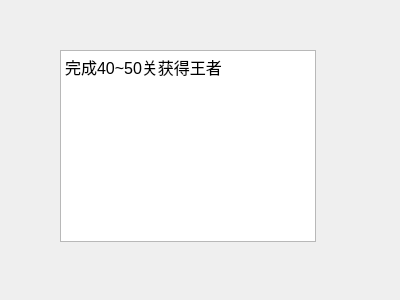
<?xml version="1.0" encoding="UTF-8"?>
<ui version="4.0">
 <class>level_5</class>
 <widget class="QWidget" name="level_5">
  <property name="geometry">
   <rect>
    <x>0</x>
    <y>0</y>
    <width>400</width>
    <height>300</height>
   </rect>
  </property>
  <property name="windowTitle">
   <string>Form</string>
  </property>
  <widget class="QTextBrowser" name="textBrowser">
   <property name="geometry">
    <rect>
     <x>60</x>
     <y>50</y>
     <width>256</width>
     <height>192</height>
    </rect>
   </property>
   <property name="html">
    <string>&lt;!DOCTYPE HTML PUBLIC &quot;-//W3C//DTD HTML 4.0//EN&quot; &quot;http://www.w3.org/TR/REC-html40/strict.dtd&quot;&gt;
&lt;html&gt;&lt;head&gt;&lt;meta name=&quot;qrichtext&quot; content=&quot;1&quot; /&gt;&lt;style type=&quot;text/css&quot;&gt;
p, li { white-space: pre-wrap; }
&lt;/style&gt;&lt;/head&gt;&lt;body style=&quot; font-family:'SimSun'; font-size:9pt; font-weight:400; font-style:normal;&quot;&gt;
&lt;p style=&quot; margin-top:12px; margin-bottom:12px; margin-left:0px; margin-right:0px; -qt-block-indent:0; text-indent:0px;&quot;&gt;&lt;span style=&quot; font-family:'等线'; font-size:12pt;&quot;&gt;完成40~50关获得王者&lt;/span&gt;&lt;/p&gt;&lt;/body&gt;&lt;/html&gt;</string>
   </property>
  </widget>
 </widget>
 <resources/>
 <connections/>
</ui>
